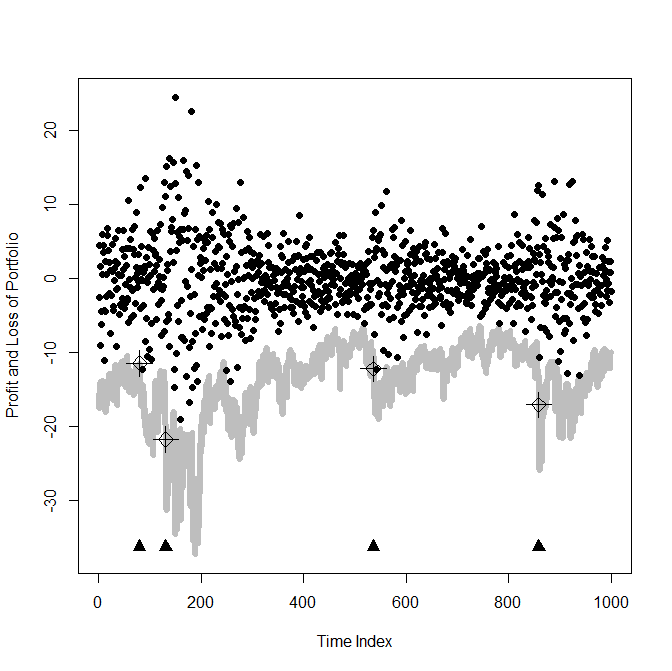

Here is the R script that generated this plot:
############################# computation of VaR using Student-t copula
rm(list = ls(all = TRUE))
graphics.off()

# please set working directory setwd('C:/...') setwd('~/...') #
# linux/mac os setwd('/Users/...') # windows

libraries = c("fGarch", "foreach", "doParallel", "copula")
lapply(libraries, function(x) if (!(x %in% installed.packages())) {
    install.packages(x)
})
lapply(libraries, library, quietly = TRUE, character.only = TRUE)

############################# set up
eps1                = read.csv("eps1.csv")
sp.126              = read.csv("sp126.csv", header = T)[, -c(1, 2)]
p1                  = sp.126[-1, ]
p2                  = sp.126[-length(sp.126[, 1]), ]
l.r                 = 100 * log(p1/p2)
r                   = l.r
r1                  = r[, -c(1)]
r2                  = r1
dims                = 5
attach(r2)
r2                  = data.frame(cbind(AVB, EQR, TXN, ADI, LLY))
M                   = 1000
backtestNr          = 1000
VaR                 = matrix(NA, backtestNr, 4)
slidingWindowLength = 300
eps                 = matrix(NA, backtestNr, dim(r2)[2])
colnames(eps)       = colnames(r2)
eps1                = data.frame()
dat                 = eps1
paraMat             = list()
para                = matrix(NA, dims, 4)
sigma               = matrix(NA, backtestNr, dims)

############################# estimation GARCH parameter
cl     = makeCluster(37)
registerDoParallel(cl)
getDoParWorkers()
dat    = r2
datMat = list()

for (i in 1:backtestNr) {
    datMat[[i]] = dat[c(i:(i + (slidingWindowLength - 1))), 1:dims]
}
lengthPara  = 4
lengthEps1  = slidingWindowLength
lengthSigma = slidingWindowLength

objFun = function(dMat) {
    paraComb = list()
    library(fGarch)
    for (i in 1:dims) {
        fit           = garchFit(~garch(1, 1), data = dMat[[i]], trace = F)
        eps1.loop     = fit@residuals/fit@sigma.t
        para.loop     = fit@fit$coef
        sigma.loop    = fit@sigma.t
        lengthPara    = length(para.loop)
        paraComb[[i]] = c(para.loop, sigma.loop, eps1.loop)
    }
    return(paraComb)
}
resultD = foreach(dMat = datMat) %dopar% objFun(dMat)
stopCluster(cl)

############################# estimation copula parameter
cl = makeCluster(37)
registerDoParallel(cl)  
getDoParWorkers()
lengthPara  = 4  
lengthEps1  = slidingWindowLength  
lengthSigma = slidingWindowLength
totalLength = lengthPara + lengthEps1 + lengthSigma
epsComb     = list()
for (i in 1:backtestNr) {
    k            = pobs(as.data.frame(resultD[[i]]))
    epsComb[[i]] = k[-(1:(lengthPara + lengthEps1)), ]  
}
datMatEps = epsComb  
objFun    = function(dMat) {
    library(copula)
    t.cop       = tCopula(0.3, dim = dims, dispstr = "ex", df = 2)
    fit.mln     = fitCopula(t.cop, dMat, method = "mpl")
    para.normal = summary(fit.mln)$coefficient[1:2]  
    return(para.normal)
}
resultDcopPara = foreach(dMat = datMatEps, .combine = "rbind") %dopar% 
objFun(dMat)  
stopCluster(cl)

############################# VaR computation
spread.real.0 = sp.126
attach(spread.real.0)
spread.real = data.frame(cbind(AVB, EQR, TXN, ADI, LLY)) 
S           = rowSums(spread.real)
S1          = S[-1]
S2          = S[-length(S)]
S3          = S2 - S1  
L.real      = S3[301:(300 + backtestNr)]
cl          = makeCluster(37)
registerDoParallel(cl)  
getDoParWorkers()
lengthPara  = 4  
lengthEps1  = slidingWindowLength  
lengthSigma = slidingWindowLength
totalLength = lengthPara + lengthEps1 + lengthSigma
para.vec    = resultDcopPara 
VaR         = matrix(NA, backtestNr, 4)  
datMatIndex = c(1:backtestNr)
VaRt_store  = matrix(777, backtestNr, 4)
objFunVaR   = function(dMat) {
    i = dMat
    library(copula)
    para.normal      = as.numeric(para.vec[i, ])
    t.cop.2          = tCopula(para.normal[1], dim = dims, dispstr = "ex", df = para.normal[2])
    u                = rCopula(M, t.cop.2) 
    u                = qnorm(u)
    k                = as.data.frame(resultD[[i]])  
    k1               = k[c(1:lengthPara, lengthPara + lengthEps1, totalLength), ]
    h                = sqrt(k1[2, ] + k1[3, ] * k1[lengthPara + 1, ]^2 * k1[lengthPara + 
                            2, ]^2 + k1[4, ] * k1[lengthPara + 1, ]^2)  
    k2               = matrix(NA, M, dims)
    k3               = matrix(NA, M, dims)
    k2[1, ]          = as.matrix(k1[1, ])  
    mu.t             = k2[rep(1, M), ]  
    k3[1, ]          = as.matrix(k1[lengthPara + 1, ])   
    sig.t            = k3[rep(1, M), ]  
    R                = mu.t + sig.t * u  
    spread.real.loop = read.csv("sp126.csv")[, -c(1:2)]
    attach(spread.real.loop)
    spread           = data.frame(cbind(AVB, EQR, TXN, ADI, LLY))
    s1               = spread[i + (slidingWindowLength), ] 
    st               = data.frame(matrix(NA, M, dims))  
    st[1, ]          = s1
    st               = st[rep(1, M), ]
    L.sim            = matrix(NA, M, 1)
    L.sim            = rowSums(st * (exp(0.01 * R) - 1)) 
    VaRt1005         = quantile(L.sim, 0.05)
    VaRt1001         = quantile(L.sim, 0.01)
    VaRt10005        = quantile(L.sim, 0.005)
    VaRt10001        = quantile(L.sim, 0.001)
    VaRt             = c(VaRt1005, VaRt1001, VaRt10005, VaRt10001)
    return(VaRt)  
}

resultVaR  = foreach(dMat = datMatIndex, .combine = "rbind") %dopar% objFunVaR(dMat)
stopCluster(cl)
VaR        = resultVaR
resultComb = data.frame(L.real, VaR)

############################# exceeding ratio
Exceeding_Ratio = numeric(4)
for (alpha in 2:5) {
    nullVector = rep(0, backtestNr)
    for (i in 1:length(resultComb[, alpha])) {
        if (resultComb[, 1][i] < resultComb[, alpha][i]) {
            nullVector[i] = 1
        } else {
            nullVector[i] = 0
        }
    }
    Exceeding_Ratio[alpha] = sum(nullVector)/backtestNr
}
Exceeding_Ratio

############################# plot of VaR and quantile = 0.001
alpha           = 5
ptForPlot       = c(min(resultComb[, 1]), min(resultComb[, 2]), min(resultComb[, 
                  3]), min(resultComb[, 4]), min(resultComb[, 5]))
lowPt           = min(ptForPlot)
upPt            = max(resultComb[, 1])
Portfolio_Value = seq(lowPt, upPt, length.out = length(resultComb[, 1]))
Time_Index      = 1:length(seq(lowPt, upPt, length.out = length(resultComb[, 
                  1])))
plot(Time_Index, 
     Portfolio_Value, 
     col  = "white", 
     pch  = 19, 
     cex  = 0.5, 
     xlab = "Time Index", 
     ylab  = "Profit and Loss of Portfolio")
lines(resultComb[, alpha], col = "gray", lwd = 6)

for (i in 1:length(resultComb[, alpha])) {
    if (resultComb[, 1][i] < resultComb[, alpha][i]) {
        points(i, lowPt + 1, col = "black", pch = 17, cex = 1.5)  
        points(i, resultComb[, 1][i], 
               col = "black", 
               pch = 3, 
               cex = 2.5, 
               lwd = 1)  
        points(i, resultComb[, 1][i], 
               col = "black", 
               pch = 5, 
               cex = 1.5, 
               lwd = 1) 
    } else {
        points(i, resultComb[, 1][i], 
               col = "black", 
               pch = 19, 
               cex = 1) 
    }
}
